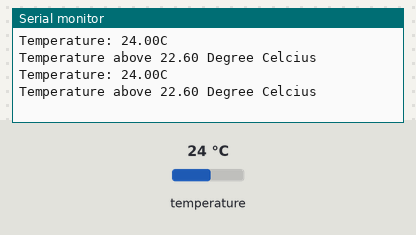
A sketch run on a simulated ESP8266 (NodeMCU). Parts: the last lines printed to the serial monitor. The test bench sets the inputs (shaded band); at power-on: temperature 24 °C.

Above: at 7.3 s.
7.4 s: temperature set to 22.3 °C
At 13.5 s:
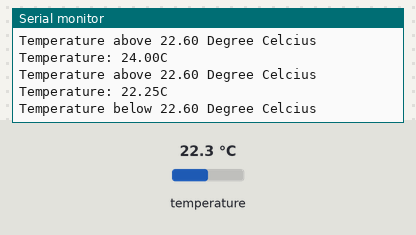
19.3 s: temperature set to 12 °C
At 24.5 s:
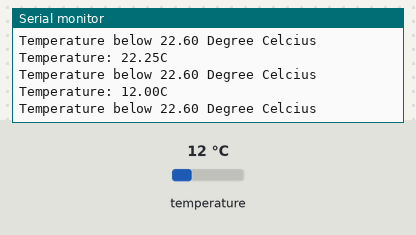
Timing chart, 0 to 26.0 s (numbered marks = the images above; inputs shaded):
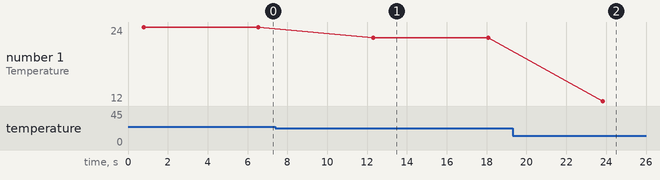

Measured:
- the behaviour switches between 22.7 and 22.6 °C on temperature (found by bisection; images 0 and 1)
- after the input at 7.4 s, the serial monitor: prints a new line after 4.9 s (image 1)
- after the input at 19.3 s, the serial monitor: prints a new line after 4.5 s (image 2)
- plotted number 1: 24 → 22.25 after the input at 7.4 s, 22.25 → 12 after the input at 19.3 s

The sketch:

Temperature_Sensor_Ayodeji_Samuel_BINUYO__1_.ino
```cpp
#include <OneWire.h>
#include <DallasTemperature.h>

// Data wire is connected to the Arduino digital pin D1
#define ONE_WIRE_BUS D1

// Setup a oneWire instance to communicate with any OneWire devices
OneWire oneWire(ONE_WIRE_BUS);

// Pass oneWire reference to DallasTemperature library
DallasTemperature sensors(&oneWire);

void setup() {
  // Start serial communication
  Serial.begin(230400);

  // Start up the library
  sensors.begin();
}

void loop() {
  // Call sensors.requestTemperatures() to issue a global temperature
  // request to all devices on the bus
  sensors.requestTemperatures();

  // Read temperature from the DS18B20 sensor
  float temperature = sensors.getTempCByIndex(0);

  // Print temperature to the serial monitor
  Serial.print("Temperature: ");
  Serial.print(temperature);
  Serial.println("C");

  // Check if temperature is above or below 20°C
  if (temperature > 22.60) {
    Serial.println("Temperature above 22.60 Degree Celcius");
  } else {
    Serial.println("Temperature below 22.60 Degree Celcius");
  }

  // Wait for a moment before taking another reading
  delay(5000);
}
```
